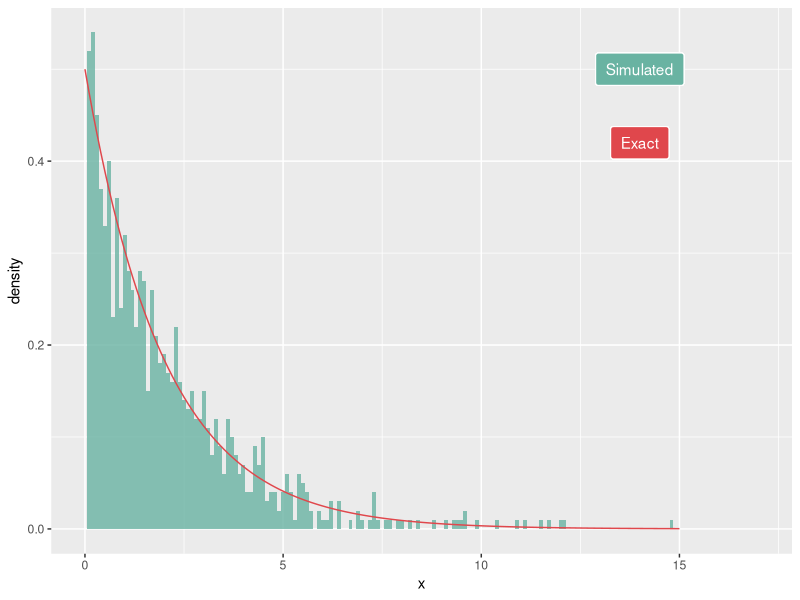
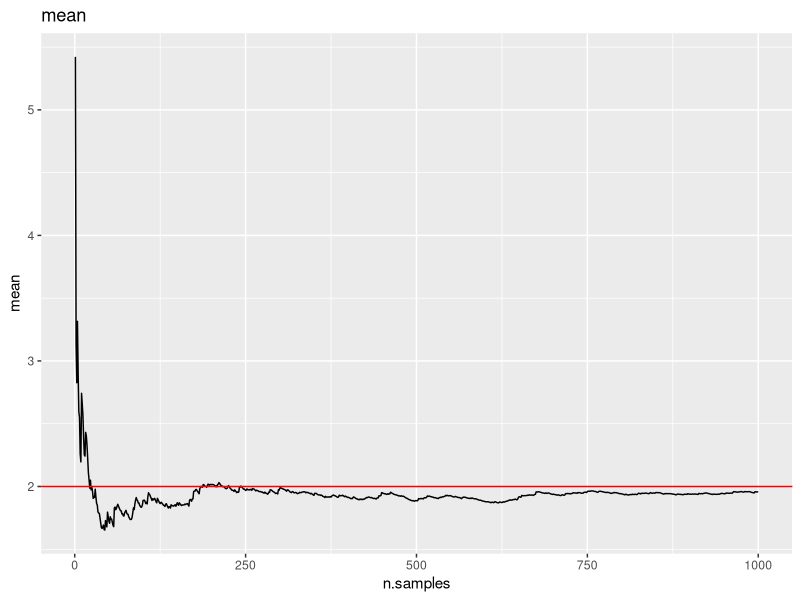
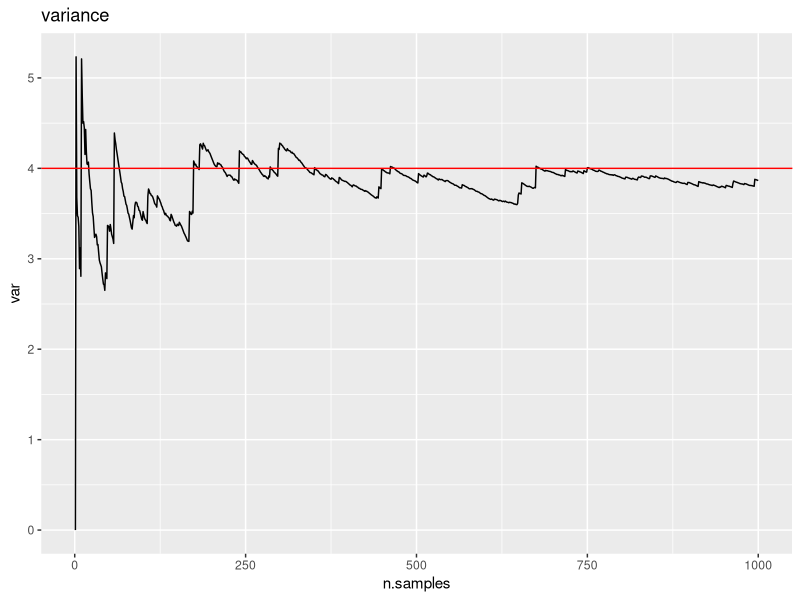
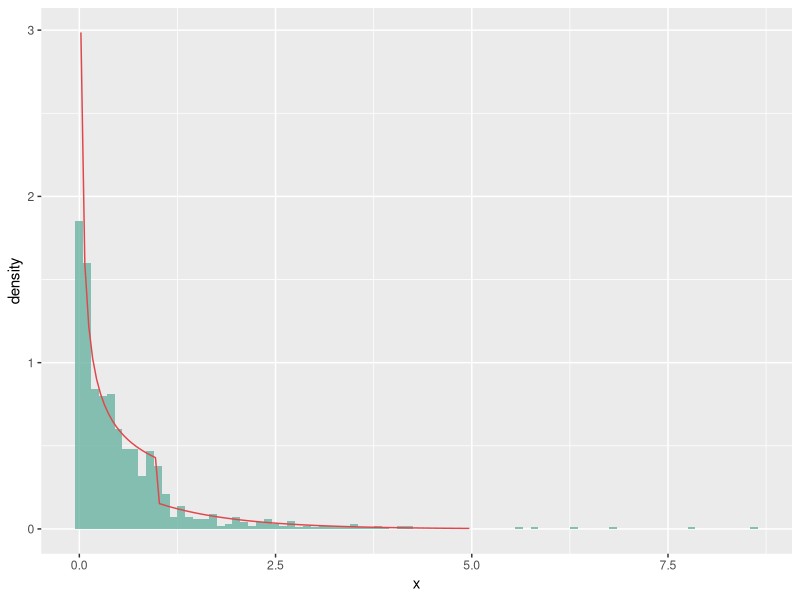
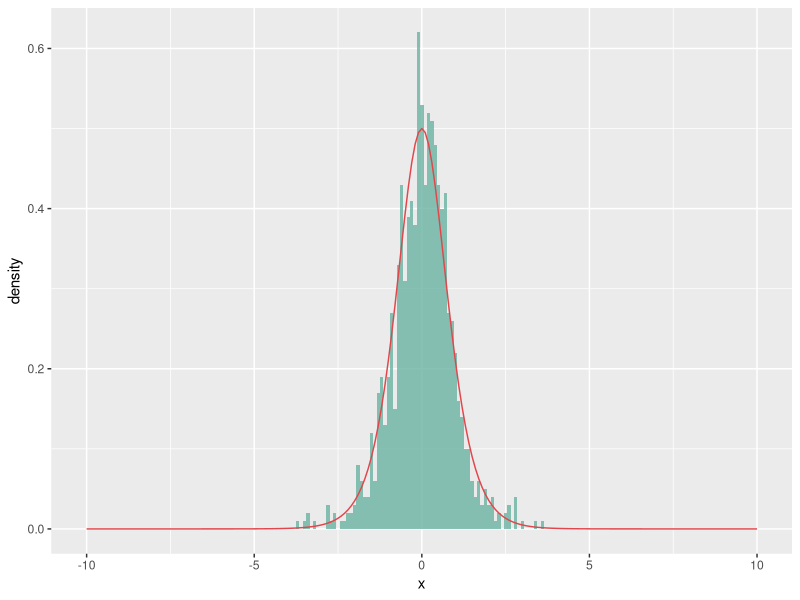
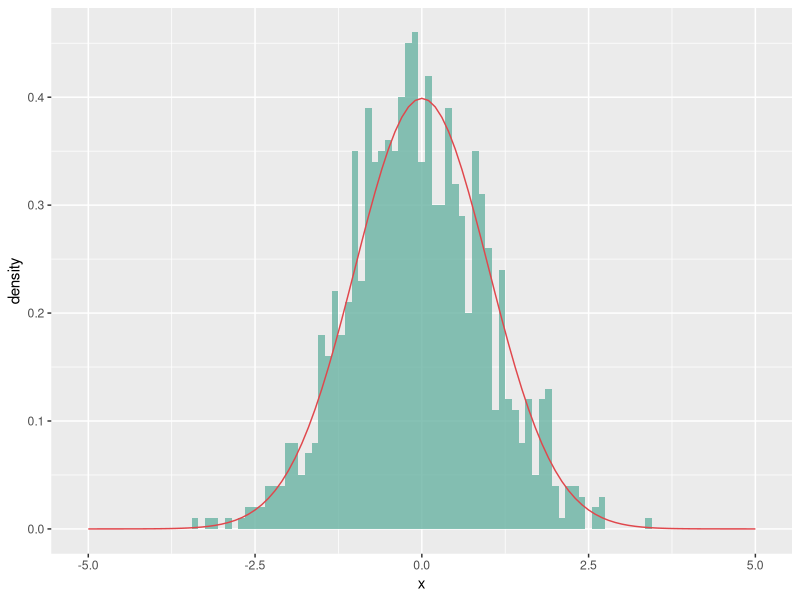
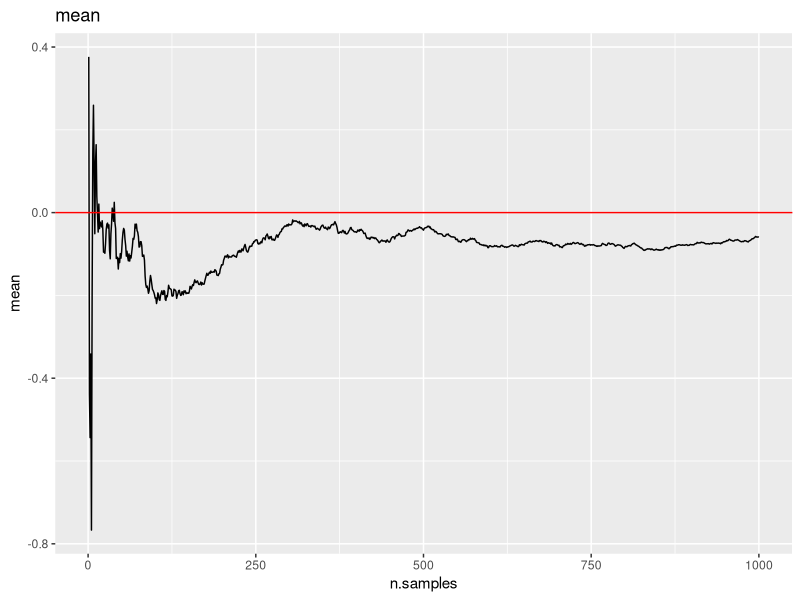
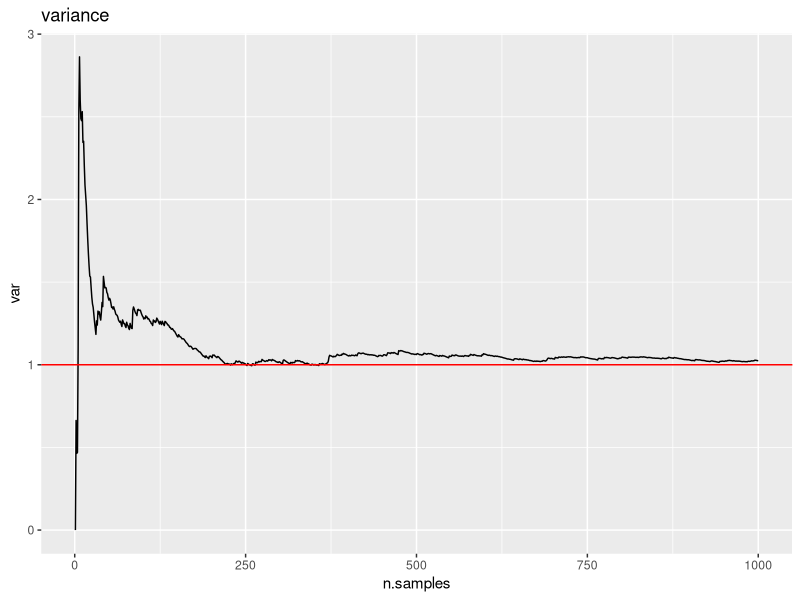

These charts were generated, in order, by the following R code:
## ---- chunk 1
knitr::opts_chunk$set(echo = TRUE, fig.width = 5, fig.height = 4, fig.align = "center")
library(tidyverse)
## ---- chunk 2
sim.exp <- function(rate, n){
  # Vector of n uniform values
  u <- runif(n, 0, 1)
  # Note that (1-U) ~ U, so we can use u instead of 1-u in the returned value.
  -1/rate * log(u)
}
## ---- chunk 3
rate <- 0.5
n <- 1000
sim <- data.frame(x = sim.exp(rate, n))
x = seq(from = 0, to = 15, by = 0.1)
exact <- data.frame(x = x, y = rate*exp(-rate*x))

ggplot(sim) + 
  geom_histogram(aes(x = x, y = ..density..),
                 alpha = 0.8, fill = "#69b3a2", binwidth = 0.1) + 
  geom_line(data = exact , aes(x = x, y = y), color = "#e0474c")  +
  geom_label(
    label="Simulated", 
    x=14,
    y=0.5,
    label.padding = unit(0.55, "lines"), # Rectangle size around label
    label.size = 0.35,
    color = "white",
    fill= "#69b3a2"
  ) +
  geom_label(
    label="Exact", 
    x=14,
    y=0.42,
    label.padding = unit(0.55, "lines"), # Rectangle size around label
    label.size = 0.35,
    color = "white",
    fill = "#e0474c"
  ) +
  xlim(0,17)
## ---- chunk 4
# Calculate the cumulative mean
data.frame(n.samples = 1:n,
           mean = cumsum(sim$x)/(1:n)) %>%
  ggplot() + geom_line(aes(n.samples, mean)) +
  geom_hline(yintercept = 1/rate, color = "red") +
  ggtitle("mean")
  
# Calculate the cumulative variance
data.frame(n.samples = 1:n,
           mean = cumsum(sim$x)/(1:n),
           mean2 = cumsum(sim$x^2)/(1:n)) %>%
  mutate(var = mean2-mean^2) %>%
  ggplot() + geom_line(aes(n.samples, var)) +
  geom_hline(yintercept = 1/rate^2, color = "red") +
  ggtitle("variance")
## ---- chunk 5
sim.g <- function(alpha, n){
  # Normalizing constant
  c <- (1/alpha + exp(-1))^-1
  # Vector of n uniform values
  u <- runif(n, 0, 1)
  
  (alpha/c * u)^(1/alpha) * (u < c/alpha) - log((1-u)/c) * (c/alpha <= u)
}
## ---- chunk 6
# Implemented for testing purposes

g <- function(alpha, x){
  # Normalizing constant
  c <- (1/alpha + exp(-1))^-1
  c*x^(alpha-1) * (0<x)*(x<1) + c*exp(-x) *(x>=1)
} 

G <- function(alpha, x){
  # Normalizing constant
  c <- (1/alpha + exp(-1))^-1
  c/alpha*x^alpha * (0<x)*(x<1) + (1 - c*exp(-x)) *(x>=1)
} 

G.inv <- function(alpha, u){
  # Normalizing constant
  c <- (1/alpha + exp(-1))^-1
  
  (alpha/c * u)^(1/alpha) * (u < c/alpha) - log((1-u)/c) * (u >= c/alpha)
}
## ---- chunk 7
alpha <- 0.5
n <- 1000
sim <- data.frame(x = sim.g(alpha, n))
x = seq(from = 0.02, to = 5, by = 0.05)
exact <- data.frame(x = x, y = g(alpha, x))

ggplot(sim) + 
  geom_histogram(aes(x = x, y = ..density..),
                 alpha = 0.8, fill = "#69b3a2", binwidth = 0.1) + 
  geom_line(data = exact , aes(x = x, y = y), color = "#e0474c")
## ---- chunk 8
alpha <- 0.5
c <- (1/alpha + exp(-1))^-1

# 10000 realizations from simulation
sim <- sim.g(alpha, 10000)

# Theoretical mean and variance
mean.g <- c/(alpha+1) + 2*c/exp(1)
var.g <- c/(alpha+2) + 5*c/exp(1) - mean.g^2

# Estimated mean
mean.est <- mean(sim)
var.est <- var(sim)

# Comparing means
c(mean.g, mean.est)

# Comparing variance
c(var.g, var.est)
## ---- chunk 9
sim.sigm <- function(alpha, n){
  u <- runif(n,0,1)
  1/alpha * log(u/(1-u))
}
## ---- chunk 10
alpha <- 2
n <- 1000
sim <- data.frame(x = sim.sigm(alpha, n))
x = seq(from = -10, to = 10, by = 0.1)
exact <- data.frame(x = x, y = alpha*exp(alpha*x)/(1 + exp(alpha*x))^2)

ggplot(sim) + 
  geom_histogram(aes(x = x, y = ..density..),
                 alpha = 0.8, fill = "#69b3a2", binwidth = 0.1) + 
  geom_line(data = exact , aes(x = x, y = y), color = "#e0474c")  
## ---- chunk 11
box.mul <- function(n){
  odd <-  FALSE
  if(n %% 2 != 0){
    odd <-  TRUE
    n <- n + 1
  }
  
  x1 <- 2*pi * runif(n/2, 0, 1)
  x2 <- sim.exp(0.5, n/2)
  
  y1 <- sqrt(x2)*cos(x1)
  y2 <- sqrt(x2)*sin(x1)
  
  concat <- c(y1,y2)
  if(odd){
    return(head(concat, -1))
  }
  else{
    return(concat)
  }
}
## ---- chunk 12
n <- 1000
sim.box.mul <- data.frame(x = box.mul(n))
x = seq(from = -5, to = 5, by = 0.1)
exact <- data.frame(x = x, y = 1/sqrt(2*pi)*exp(-1/2*x^2))

ggplot(sim.box.mul) + 
  geom_histogram(aes(x = x, y = ..density..),
                 alpha = 0.8, fill = "#69b3a2", binwidth = 0.1) + 
  geom_line(data = exact , aes(x = x, y = y), color = "#e0474c")  
## ---- chunk 13
# mean
data.frame(n.samples = 1:n,
           mean = cumsum(sim.box.mul$x)/(1:n)) %>%
  ggplot() + geom_line(aes(n.samples, mean)) +
  geom_hline(yintercept = 0, color = "red") +
  ggtitle("mean")
  
# variance
data.frame(n.samples = 1:n,
           mean = cumsum(sim.box.mul$x)/(1:n),
           mean2 = cumsum(sim.box.mul$x^2)/(1:n)) %>%
  mutate(var = mean2-mean^2) %>%
  ggplot() + geom_line(aes(n.samples, var)) +
  geom_hline(yintercept = 1, color = "red") +
  ggtitle("variance")
## ---- chunk 14
sim.mvnorm <- function(mu, Sigma, n){
  # Returns n realizations from a d-variate normal distribution
  d <- length(mu)
  
  # Get n d-variate standard normal realizations using the Box-Muller algorithm
  x <- array(box.mul(n*d), dim=c(d,n))
  
  # Cholesky decomposition of Sigma
  A <- t(chol(Sigma)) # Transposes to get a lower triangular matrix
  
  mu + A %*% x
}
## ---- chunk 15
# Bivariate example
mu <- c(1,2)
Sigma <- matrix(c(1, -.7, -.7, 2), 2)

# Simulate 10000 realizations
y <- sim.mvnorm(mu, Sigma, 10000)

# Plot first 500 points
plot(y[1,1:500], y[2,1:500], main="Bivariate normal distribution", xlab="x", ylab="y", pch=16)
## ---- chunk 16
# Estimate mean
mu.est <- rowMeans(y)
mu.est

# Estimate covariance matrix
Sigma.est <- cov(t(y))
Sigma.est
## ---- chunk 17
rou.gamma <- function(n, alpha){
  a <-  sqrt(alpha - 1)
  b.minus <- 0
  b.plus <- sqrt(alpha + 1)
  
  count <-  0
  tries <- 0
  result <- rep(0,n)
  
  while(count < n){
    x1 <- a*runif(1, 0, 1)
    x2 <- b.minus + b.plus*runif(1, 0, 1) 
  
    if(log(x1) <= 0.5*((alpha - 1)*log(x2/x1) - x2/x1)){
      result[count + 1] = x2/x1
      count <- count + 1
    }
    tries = tries + 1
  }
  return(list("sim" = result, "tries" = tries))
}
## ---- chunk 18
n <- 10000
alpha <-  2

sim.gamma <- rou.gamma(n, alpha)
x = seq(from = 0.1, to = 12, by = 0.1)
exact <- data.frame(x = x, y = 1/gamma(alpha) * x^(alpha - 1) * exp(-x))

ggplot(data.frame(x = sim.gamma$sim)) + 
  geom_histogram(aes(x = x, y = ..density..),
                 alpha = 0.8, fill = "#69b3a2", binwidth = 0.1) + 
  geom_line(data = exact , aes(x = x, y = y), color = "#e0474c")
sim.gamma$tries

## ---- chunk 19
library(pracma)
n <- 1000
alpha.vec <- seq(1.01, 2000, length.out = 10)
tries.vec <- rep(0, 10)
for(i in 1:length(alpha.vec)){
  alpha <- alpha.vec[i]
  sim.gamma <- rou.gamma(n, alpha)
  tries.vec[i] = sim.gamma$tries
}

plot(alpha.vec, tries.vec, pch = 16)
abline(h = 3, col="blue")
## ---- chunk 20
sim.gamma <- function(n, alpha, beta){
  d <- alpha - 1/3
  c <- 1/sqrt(9*d)
  count <- 0
  result <- rep(0, n)
  while(count < n){
    z <- box.mul(1)
    u <- runif(1, 0, 1)
    v <- (1 + c*z)^3
    if(z > -1/c && log(u) < 0.5*z^2 + d - d*V + d*log(V)){
      result[count + 1] = d*v
      count <- count + 1
    }
  }
  return(1/beta * result)
}
